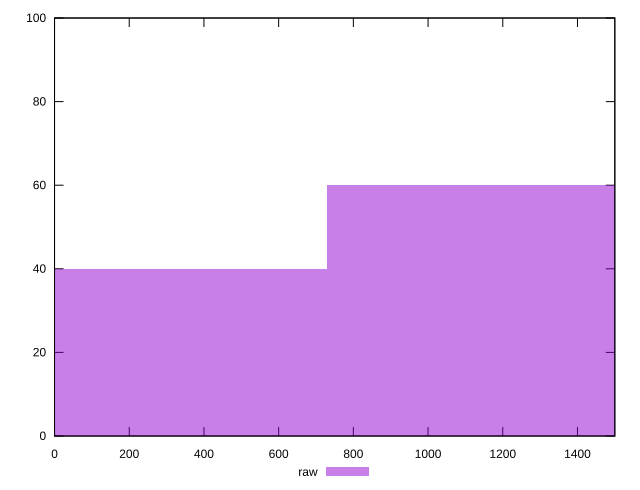

This figure's gnuplot source:
reset

$raw <<EOF
1456.3812402593323 60
0 40
EOF

set key outside below
set boxwidth 1456.3812402593323
set xrange [0:1500]
set yrange [0:100]
set trange [0:100]
set style fill transparent solid 0.5 noborder
set terminal svg size 640, 490 enhanced background rgb 'white'
set output "report_00009_2021-02-08T22-37-41.559Z/offscreen-images/samples/pages/raw/histogram.svg"

plot $raw title "raw" with boxes

reset
